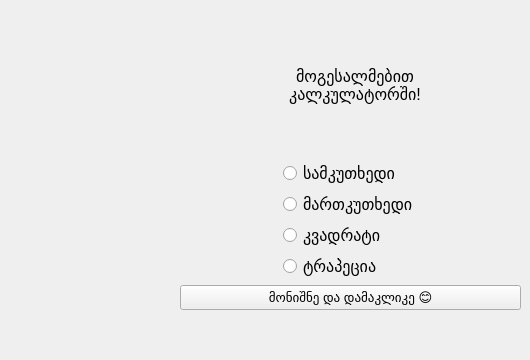
    <widget class="QWidget" name="Home_Page">
     <widget class="QWidget" name="gridLayoutWidget">
      <property name="geometry">
       <rect>
        <x>180</x>
        <y>120</y>
        <width>341</width>
        <height>231</height>
       </rect>
      </property>
      <layout class="QGridLayout" name="gridLayout">
       <item row="2" column="2">
        <spacer name="horizontalSpacer_2">
         <property name="orientation">
          <enum>Qt::Horizontal</enum>
         </property>
         <property name="sizeHint" stdset="0">
          <size>
           <width>40</width>
           <height>20</height>
          </size>
         </property>
        </spacer>
       </item>
       <item row="6" column="1">
        <spacer name="verticalSpacer_2">
         <property name="orientation">
          <enum>Qt::Vertical</enum>
         </property>
         <property name="sizeHint" stdset="0">
          <size>
           <width>20</width>
           <height>40</height>
          </size>
         </property>
        </spacer>
       </item>
       <item row="0" column="1">
        <spacer name="verticalSpacer">
         <property name="orientation">
          <enum>Qt::Vertical</enum>
         </property>
         <property name="sizeHint" stdset="0">
          <size>
           <width>20</width>
           <height>40</height>
          </size>
         </property>
        </spacer>
       </item>
       <item row="1" column="1">
        <widget class="QRadioButton" name="radioButton_Triangle">
         <property name="font">
          <font>
           <pointsize>12</pointsize>
          </font>
         </property>
         <property name="text">
          <string>სამკუთხედი</string>
         </property>
        </widget>
       </item>
       <item row="2" column="0">
        <spacer name="horizontalSpacer">
         <property name="orientation">
          <enum>Qt::Horizontal</enum>
         </property>
         <property name="sizeHint" stdset="0">
          <size>
           <width>40</width>
           <height>20</height>
          </size>
         </property>
        </spacer>
       </item>
       <item row="3" column="1">
        <widget class="QRadioButton" name="radioButton_Square">
         <property name="font">
          <font>
           <pointsize>12</pointsize>
          </font>
         </property>
         <property name="text">
          <string>კვადრატი</string>
         </property>
        </widget>
       </item>
       <item row="4" column="1">
        <widget class="QRadioButton" name="radioButton_Trapezium">
         <property name="font">
          <font>
           <pointsize>12</pointsize>
          </font>
         </property>
         <property name="text">
          <string>ტრაპეცია</string>
         </property>
        </widget>
       </item>
       <item row="2" column="1">
        <widget class="QRadioButton" name="radioButton_Rectangle">
         <property name="font">
          <font>
           <pointsize>12</pointsize>
          </font>
         </property>
         <property name="text">
          <string>მართკუთხედი</string>
         </property>
        </widget>
       </item>
       <item row="5" column="0" colspan="3">
        <widget class="QPushButton" name="pushButton_Clicke_Me">
         <property name="font">
          <font>
           <pointsize>10</pointsize>
          </font>
         </property>
         <property name="text">
          <string>მონიშნე და დამაკლიკე 😊</string>
         </property>
        </widget>
       </item>
      </layout>
     </widget>
     <widget class="QWidget" name="gridLayoutWidget_5">
      <property name="geometry">
       <rect>
        <x>214</x>
        <y>60</y>
        <width>281</width>
        <height>51</height>
       </rect>
      </property>
      <layout class="QGridLayout" name="gridLayout_5">
       <item row="0" column="3">
        <spacer name="horizontalSpacer_8">
         <property name="orientation">
          <enum>Qt::Horizontal</enum>
         </property>
         <property name="sizeHint" stdset="0">
          <size>
           <width>40</width>
           <height>20</height>
          </size>
         </property>
        </spacer>
       </item>
       <item row="0" column="0">
        <spacer name="horizontalSpacer_7">
         <property name="orientation">
          <enum>Qt::Horizontal</enum>
         </property>
         <property name="sizeHint" stdset="0">
          <size>
           <width>40</width>
           <height>20</height>
          </size>
         </property>
        </spacer>
       </item>
       <item row="0" column="1" colspan="2">
        <widget class="QLabel" name="label">
         <property name="font">
          <font>
           <pointsize>12</pointsize>
          </font>
         </property>
         <property name="text">
          <string>მოგესალმებით კალკულატორში!</string>
         </property>
         <property name="alignment">
          <set>Qt::AlignCenter</set>
         </property>
         <property name="wordWrap">
          <bool>true</bool>
         </property>
        </widget>
       </item>
      </layout>
     </widget>
    </widget>
